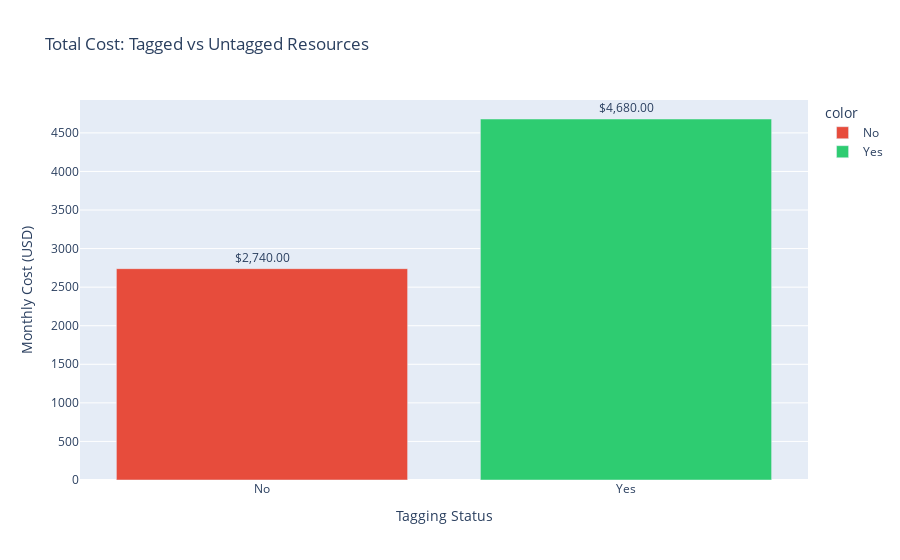

Here is the notebook cell this chart was saved with:
### Markdown cell above
### Task 2.1: Calculate total cost of tagged vs untagged resources

### Code cell
# Cost by tagging status
cost_by_tagged = df.groupby('Tagged')['MonthlyCostUSD'].sum()

print("Total Cost by Tagging Status:")
print(cost_by_tagged)
print(f"\nTotal Monthly Cost: ${cost_by_tagged.sum():,.2f}")

# Visualize
fig = px.bar(
    x=cost_by_tagged.index,
    y=cost_by_tagged.values,
    title='Total Cost: Tagged vs Untagged Resources',
    labels={'x': 'Tagging Status', 'y': 'Monthly Cost (USD)'},
    color=cost_by_tagged.index,
    color_discrete_map={'Yes': '#2ecc71', 'No': '#e74c3c'},
    text=cost_by_tagged.values
)
fig.update_traces(texttemplate='$%{text:,.2f}', textposition='outside')
fig.show()

### Figure 1 — Plotly figure (JSON) as saved in the notebook; plotly's stock layout.template omitted (floating-point values rounded to 4 significant figures)
{"data": [{"hovertemplate": "color=No<br>Tagging Status=%{x}<br>Monthly Cost (USD)=%{y}<br>text=%{text}<extra></extra>", "legendgroup": "No", "marker": {"color": "#e74c3c", "pattern": {"shape": ""}}, "name": "No", "orientation": "v", "showlegend": true, "text": [2740.0], "textposition": "outside", "texttemplate": "$%{text:,.2f}", "type": "bar", "x": ["No"], "xaxis": "x", "y": [2740], "yaxis": "y"}, {"hovertemplate": "color=Yes<br>Tagging Status=%{x}<br>Monthly Cost (USD)=%{y}<br>text=%{text}<extra></extra>", "legendgroup": "Yes", "marker": {"color": "#2ecc71", "pattern": {"shape": ""}}, "name": "Yes", "orientation": "v", "showlegend": true, "text": [4680.0], "textposition": "outside", "texttemplate": "$%{text:,.2f}", "type": "bar", "x": ["Yes"], "xaxis": "x", "y": [4680], "yaxis": "y"}], "layout": {"barmode": "relative", "legend": {"title": {"text": "color"}, "tracegroupgap": 0}, "title": {"text": "Total Cost: Tagged vs Untagged Resources"}, "xaxis": {"anchor": "y", "domain": [0, 1], "title": {"text": "Tagging Status"}}, "yaxis": {"anchor": "x", "domain": [0, 1], "title": {"text": "Monthly Cost (USD)"}}}}
